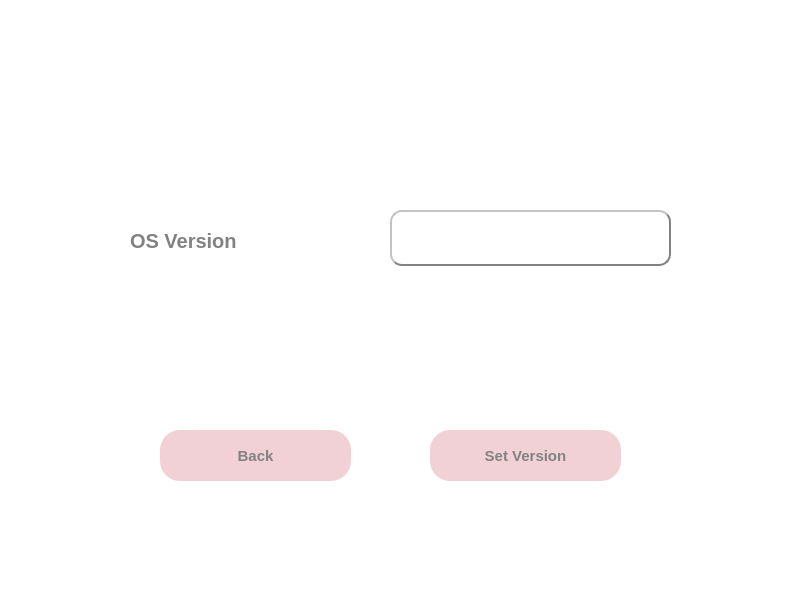
<?xml version="1.0" encoding="UTF-8"?>
<ui version="4.0">
 <class>MainWindow</class>
 <widget class="QMainWindow" name="MainWindow">
  <property name="geometry">
   <rect>
    <x>0</x>
    <y>0</y>
    <width>800</width>
    <height>600</height>
   </rect>
  </property>
  <property name="windowTitle">
   <string>MainWindow</string>
  </property>
  <property name="styleSheet">
   <string notr="true">background-color: rgb(255, 255, 255);</string>
  </property>
  <widget class="QWidget" name="centralwidget">
   <widget class="QLabel" name="label_2">
    <property name="geometry">
     <rect>
      <x>130</x>
      <y>220</y>
      <width>251</width>
      <height>41</height>
     </rect>
    </property>
    <property name="font">
     <font>
      <pointsize>15</pointsize>
      <weight>75</weight>
      <bold>true</bold>
     </font>
    </property>
    <property name="styleSheet">
     <string notr="true">color: rgb(130, 130, 130);</string>
    </property>
    <property name="text">
     <string>OS Version</string>
    </property>
   </widget>
   <widget class="QTextEdit" name="ver">
    <property name="geometry">
     <rect>
      <x>390</x>
      <y>210</y>
      <width>281</width>
      <height>56</height>
     </rect>
    </property>
    <property name="font">
     <font>
      <pointsize>11</pointsize>
     </font>
    </property>
    <property name="styleSheet">
     <string notr="true">background-color: rgb(255, 255, 255);
border-radius: 12px;
border:2px outset;
border-color: rgb(130, 130, 130);</string>
    </property>
   </widget>
   <widget class="QPushButton" name="back">
    <property name="geometry">
     <rect>
      <x>160</x>
      <y>430</y>
      <width>191</width>
      <height>51</height>
     </rect>
    </property>
    <property name="font">
     <font>
      <pointsize>11</pointsize>
      <weight>75</weight>
      <bold>true</bold>
     </font>
    </property>
    <property name="styleSheet">
     <string notr="true">QPushButton
{
	background-color: #f1d1d6;
	color: #828282;
	border-radius:20px;
}

QPushButton:hover
{
	background-color: #ff8b8d;
	color: #656565;
	border-radius:20px;
}</string>
    </property>
    <property name="text">
     <string>Back</string>
    </property>
   </widget>
   <widget class="QPushButton" name="set">
    <property name="geometry">
     <rect>
      <x>430</x>
      <y>430</y>
      <width>191</width>
      <height>51</height>
     </rect>
    </property>
    <property name="font">
     <font>
      <pointsize>11</pointsize>
      <weight>75</weight>
      <bold>true</bold>
     </font>
    </property>
    <property name="styleSheet">
     <string notr="true">QPushButton
{
	background-color: #f1d1d6;
	color: #828282;
	border-radius:20px;
}

QPushButton:hover
{
	background-color: #ff8b8d;
	color: #656565;
	border-radius:20px;
}</string>
    </property>
    <property name="text">
     <string>Set Version</string>
    </property>
   </widget>
  </widget>
  <widget class="QMenuBar" name="menubar">
   <property name="geometry">
    <rect>
     <x>0</x>
     <y>0</y>
     <width>800</width>
     <height>18</height>
    </rect>
   </property>
  </widget>
  <widget class="QStatusBar" name="statusbar"/>
 </widget>
 <resources/>
 <connections/>
</ui>
